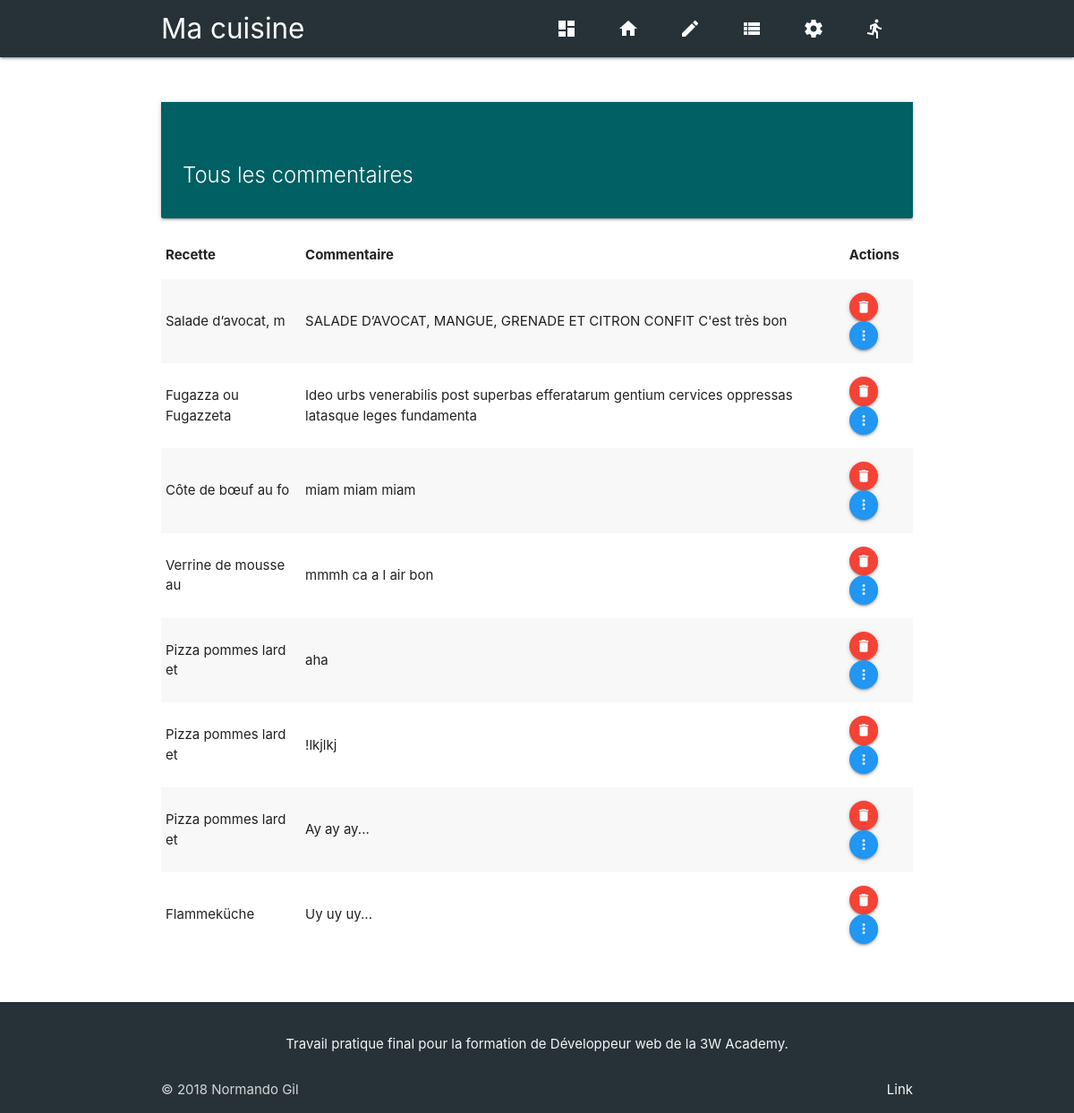
Screenshot of /public/admin.php?p=comments (signed in) with the database file from the repository.
### tables this page shows
CREATE TABLE IF NOT EXISTS `comments` (
  `id` int(4) NOT NULL AUTO_INCREMENT,
  `name` varchar(255) NOT NULL,
  `email` varchar(255) NOT NULL,
  `comment` text NOT NULL,
  `recipe_id` int(4) NOT NULL,
  `date` datetime NOT NULL,
  `seen` tinyint(1) NOT NULL DEFAULT '0',
  PRIMARY KEY (`id`)
);

CREATE TABLE IF NOT EXISTS `recipes` (
  `id` int(4) NOT NULL AUTO_INCREMENT,
  `title` varchar(80) NOT NULL,
  `post_date` datetime NOT NULL,
  `description` mediumtext,
  `category_id` int(4) DEFAULT NULL,
  `ingredients` mediumtext,
  `picture` varchar(255) DEFAULT 'recette.png',
  `pays` varchar(80) DEFAULT NULL,
  `posted` tinyint(1) NOT NULL DEFAULT '0',
  `admin_id` int(4) NOT NULL,
  PRIMARY KEY (`id`),
  KEY `articles_category_id_index` (`category_id`),
  KEY `id` (`id`),
  KEY `admin_id` (`admin_id`)
);

### public/admin.php (called while the page is built, shortened)
<?php
require ROOT . '/app/App.php';
if(isset($_GET['p'])){
    $page = $_GET['p'];
} else {
    $page = 'admin';
}
if (file_exists(ROOT . "/app/admin/controllers/$page.controller.php")) {
    require ROOT . "/app/admin/controllers/$page.controller.php";
}
require ROOT . '/app/admin/views/templates/layoutadmin.phtml';

### app/Autoload.php (called while the page is built, shortened)
<?php
class Autoload{
    static function autoload($class){
        if (strpos($class, __NAMESPACE__ . '\\') === 0){
            $class = str_replace(__NAMESPACE__ . '\\', '', $class);
            $class = str_replace('\\', '/', $class);
        }
    }
}

### app/admin/controllers/comments.controller.php (called while the page is built, shortened)
<?php
$commentModel = new Comment();
$comments = $commentModel->getAll();

### lib/Autoload.php (called while the page is built, shortened)
<?php
class Autoload{
    static function autoload($class){
        if (strpos($class, __NAMESPACE__ . '\\') === 0){
            $class = str_replace(__NAMESPACE__ . '\\', '', $class);
            $class = str_replace('\\', '/', $class);
        }
    }
}

### app/App.php (called while the page is built, shortened)
<?php
Class App{
    private static $database;
    public static function load(){
        require ROOT . '/app/Autoload.php';
        require ROOT . '/lib/Autoload.php';
    }
    public static function getDatabase(){
        if(self::$database === null){
            self::$database = new Database(self::DB_NAME, self::DB_HOST, self::DB_USER, self::DB_PASS);
        }
        return self::$database;
    }
}

### lib/Database.php (called while the page is built, shortened)
<?php
class Database{
    private $db_name;
    private $db_host;
    private $db_user;
    private $db_pass;
    private $pdo;
    public function __construct($db_name, $db_host, $db_user, $db_pass)
    {
        $this->db_name = $db_name;
        $this->db_host = $db_host;
        $this->db_user = $db_user;
        $this->db_pass = $db_pass;
    }
    private function getPDO()
    {
        if($this->pdo === null){
            $pdo = new PDO('mysql:dbname=' . $this->db_name . ';host=' . $this->db_host, $this->db_user, $this->db_pass, [
                PDO::ATTR_ERRMODE => PDO::ERRMODE_EXCEPTION,
                PDO::ATTR_EMULATE_PREPARES => false,
                PDO::MYSQL_ATTR_INIT_COMMAND => 'SET NAMES \'UTF8\''
            ]);
            $this->pdo = $pdo;
        }
        return $this->pdo;
    }
    public function query_all($sql, array $params = []) {
        $query = $this->getPDO()->prepare($sql);
        $query->execute($params);
        return $query->fetchAll(PDO::FETCH_OBJ);
    }
}

### app/models/Comment.php (called while the page is built, shortened)
<?php
class Comment {
    public function getAll(){
        return App::getDatabase()->query_all("
        SELECT comments.id, name, email, date, recipe_id, comment, title
        FROM comments
        JOIN recipes
        ON comments.recipe_id = recipes.id
        ORDER BY comments.id DESC
        ");
    }
}

### app/admin/views/comments.phtml (the view, shortened to what this page needs)
<div class="card_title">
    <div class="card">
        <div class="card-content cyan darken-4 white-text">
            <h1 class="card-title">Tous les commentaires</h1>
        </div>
    </div>
</div>
<table class="striped">
    <thead>
        <tr>
            <th>Recette</th>
            <th>Commentaire</th>
            <th>Actions</th>
        </tr>
    </thead>
    <tbody>
<?php
if(!empty($comments)){
    foreach ($comments as $comment): ?>
        <tr id="commentaire_<?= $comment->id ?>">
            <td><?= substr($comment->title, 0, 20); ?></td>
            <td><?= substr($comment->comment, 0, 100); ?></td>
            <td>
                <a href="#" id="<?= $comment->id ?>" class="btn-floating btn-small waves-effect waves-light red delete_comment"><i class="material-icons">delete</i></a>
                <a href="#comment_<?= $comment->id ?>" class="btn-floating btn-small waves-effect waves-light blue modal-trigger"><i class="material-icons">more_vert</i></a>
            </td>
        </tr>
<?php endforeach;
}
?>
</tbody>
</table>

### public/css/admin.css (style rules this page uses)
body { display: flex; min-height: 100vh; flex-direction: column; }
.card_title { margin-top: 50px; }

### rows the page displays
comments: recipe.title "Salade d’avocat, m", comment "SALADE D’AVOCAT, MANGUE, GRENADE ET CITRON CONFIT C'est très bon"
comments: recipe.title "Fugazza ou Fugazzeta", comment "Ideo urbs venerabilis post superbas efferatarum gentium cervices oppressas latasque leges fundamenta"
comments: recipe.title "Côte de bœuf au fo", comment "miam miam miam"
comments: recipe.title "Verrine de mousse au", comment "mmmh ca a l air bon"
comments: recipe.title "Pizza pommes lard et", comment "aha"
comments: recipe.title "Pizza pommes lard et", comment "!lkjlkj"
comments: recipe.title "Pizza pommes lard et", comment "Ay ay ay..."
comments: recipe.title "Flammeküche", comment "Uy uy uy..."
